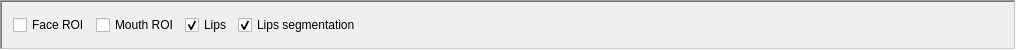
    <widget class="QFrame" name="frame_2">
     <property name="minimumSize">
      <size>
       <width>1016</width>
       <height>0</height>
      </size>
     </property>
     <property name="maximumSize">
      <size>
       <width>1016</width>
       <height>50</height>
      </size>
     </property>
     <property name="frameShape">
      <enum>QFrame::WinPanel</enum>
     </property>
     <property name="frameShadow">
      <enum>QFrame::Sunken</enum>
     </property>
     <layout class="QGridLayout" name="gridLayout_2">
      <item row="0" column="4">
       <spacer name="horizontalSpacer">
        <property name="orientation">
         <enum>Qt::Horizontal</enum>
        </property>
        <property name="sizeHint" stdset="0">
         <size>
          <width>195</width>
          <height>20</height>
         </size>
        </property>
       </spacer>
      </item>
      <item row="0" column="3">
       <widget class="QCheckBox" name="cbLipSeg">
        <property name="text">
         <string>Lips segmentation</string>
        </property>
        <property name="checked">
         <bool>true</bool>
        </property>
       </widget>
      </item>
      <item row="0" column="2">
       <widget class="QCheckBox" name="cbLips">
        <property name="enabled">
         <bool>true</bool>
        </property>
        <property name="acceptDrops">
         <bool>false</bool>
        </property>
        <property name="text">
         <string>Lips</string>
        </property>
        <property name="checked">
         <bool>true</bool>
        </property>
        <property name="autoRepeat">
         <bool>false</bool>
        </property>
        <property name="tristate">
         <bool>false</bool>
        </property>
       </widget>
      </item>
      <item row="0" column="0">
       <widget class="QCheckBox" name="cbFaceROI">
        <property name="text">
         <string>Face ROI</string>
        </property>
        <property name="checked">
         <bool>false</bool>
        </property>
       </widget>
      </item>
      <item row="0" column="1">
       <widget class="QCheckBox" name="cbMouthROI">
        <property name="text">
         <string>Mouth ROI</string>
        </property>
       </widget>
      </item>
     </layout>
    </widget>
